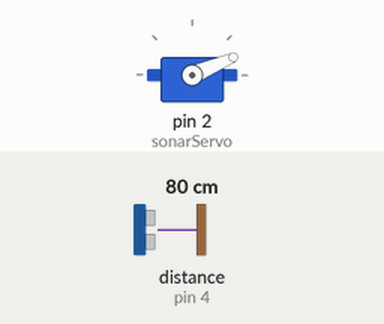
Bench run of a sketch on a simulated Arduino Uno, built with avr-gcc and run on an emulated ATmega328P. Shown: servo. Wiring (inferred from the names in the program): ultrasonic range finder: trigger pin 3; echo pin 4. Inputs (shaded band) come from the test bench; at power-on: distance to the obstacle (sensor on pin 4) 80 cm. The echo pulse lasts 58.3 µs per cm; what the sketch prints to the serial monitor is not drawn.

Above: at 1.28 s.
1.3 s: distance to the obstacle (sensor on pin 4) set to 2 cm
At 2.14 s:
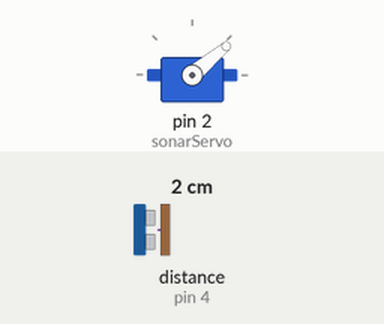
4.3 s: distance to the obstacle (sensor on pin 4) set to 4 cm
At 4.48 s:
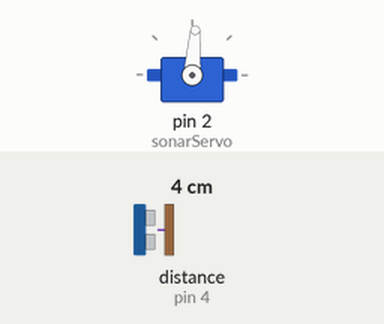
Timing chart, 0 to 16.3 s (numbered marks = the images above; inputs shaded):
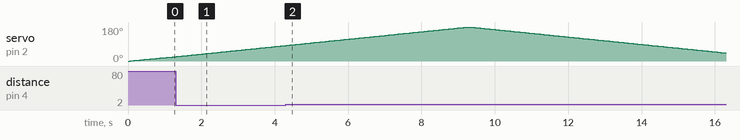

Measured:
- by itself, servo on pin 2 (sonarServo): rises from 82° to 180° in 4.9 s, then falls to 43° in 7.0 s

The sketch:

sonar.ino
```cpp
#include <Servo.h>

Servo servo;

const int sonarServo = 2;

const int sonar1trig = 3;
const int sonar1echo = 4;

const int sonar2trig = 5;
const int sonar2echo = 6;

const int delayOfMeasuring = 50; //ms

int servoStartAngle = 0;
int servoMaxAngle = 180;
int servoAngle = 0;

int GetDistanceSm(int trig, int echo)
{
  digitalWrite(trig, HIGH);
  delayMicroseconds(10);
  digitalWrite(trig, LOW);
  int time_us = pulseIn(echo, HIGH);
  return time_us / 58;
}

void SendtData()
{
  int dist1 = GetDistanceSm(sonar1trig, sonar1echo);
  //int dist2 = GetDistanceSm(sonar2trig, sonar2echo);/

  //Передаем информацию 4-мя байтами
    Serial.print(char(int(servoAngle-128)));
    Serial.print(char(int(dist1 - 128)));
    Serial.print(char(int(255/*dist2*/ - 128)));
    Serial.print(char(int(servoAngle + dist1 + 255/*dist2*/ - 128)));
}

void setup()
{
  pinMode(sonarServo, OUTPUT);
  servo.attach(sonarServo);

  pinMode(sonar1trig, OUTPUT);
  pinMode(sonar1echo, INPUT);

  pinMode(sonar2trig, OUTPUT);
  pinMode(sonar2echo, INPUT);

  Serial.begin(9600);
}

void loop()
{
  //Вращение радара
    for (int i = 0; i <= servoMaxAngle; i++)
    {
      servoAngle = i;
      servo.write(servoAngle);
      SendtData();
      delay(delayOfMeasuring);
    }
    for (int i = servoMaxAngle; i >= 0; i--)
    {
      servoAngle = i;
      servo.write(servoAngle);
      SendtData();
      delay(delayOfMeasuring);
    }
}
```
